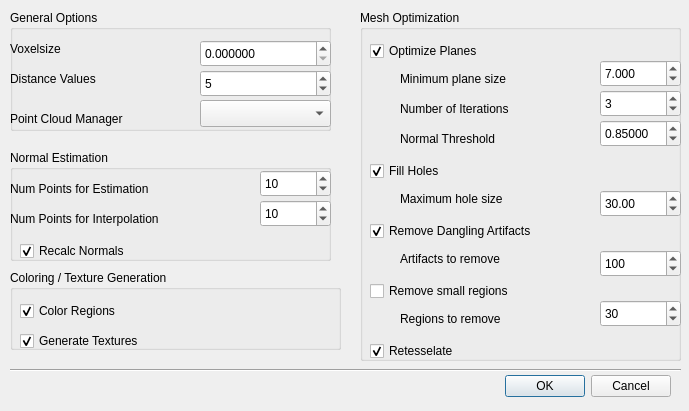
<?xml version="1.0" encoding="UTF-8"?>
<ui version="4.0">
 <class>MeshingOptionsDialogUI</class>
 <widget class="QDialog" name="MeshingOptionsDialogUI">
  <property name="geometry">
   <rect>
    <x>0</x>
    <y>0</y>
    <width>689</width>
    <height>411</height>
   </rect>
  </property>
  <property name="windowTitle">
   <string>Dialog</string>
  </property>
  <widget class="QDialogButtonBox" name="buttonBox">
   <property name="geometry">
    <rect>
     <x>330</x>
     <y>370</y>
     <width>341</width>
     <height>32</height>
    </rect>
   </property>
   <property name="orientation">
    <enum>Qt::Horizontal</enum>
   </property>
   <property name="standardButtons">
    <set>QDialogButtonBox::Cancel|QDialogButtonBox::Ok</set>
   </property>
  </widget>
  <widget class="QGroupBox" name="groupBox">
   <property name="geometry">
    <rect>
     <x>10</x>
     <y>10</y>
     <width>321</width>
     <height>121</height>
    </rect>
   </property>
   <property name="title">
    <string>General Options</string>
   </property>
   <widget class="QDoubleSpinBox" name="spinBoxVoxelsize">
    <property name="geometry">
     <rect>
      <x>190</x>
      <y>30</y>
      <width>131</width>
      <height>27</height>
     </rect>
    </property>
    <property name="decimals">
     <number>6</number>
    </property>
   </widget>
   <widget class="QLabel" name="label">
    <property name="geometry">
     <rect>
      <x>0</x>
      <y>30</y>
      <width>101</width>
      <height>17</height>
     </rect>
    </property>
    <property name="text">
     <string>Voxelsize</string>
    </property>
   </widget>
   <widget class="QLabel" name="label_2">
    <property name="geometry">
     <rect>
      <x>0</x>
      <y>100</y>
      <width>151</width>
      <height>17</height>
     </rect>
    </property>
    <property name="text">
     <string>Point Cloud Manager</string>
    </property>
   </widget>
   <widget class="QComboBox" name="comboBox">
    <property name="geometry">
     <rect>
      <x>190</x>
      <y>90</y>
      <width>131</width>
      <height>27</height>
     </rect>
    </property>
   </widget>
   <widget class="QLabel" name="label_3">
    <property name="geometry">
     <rect>
      <x>0</x>
      <y>90</y>
      <width>67</width>
      <height>17</height>
     </rect>
    </property>
    <property name="text">
     <string/>
    </property>
   </widget>
   <widget class="QLabel" name="label_4">
    <property name="geometry">
     <rect>
      <x>0</x>
      <y>60</y>
      <width>131</width>
      <height>17</height>
     </rect>
    </property>
    <property name="text">
     <string>Distance Values</string>
    </property>
   </widget>
   <widget class="QSpinBox" name="spinBoxKd">
    <property name="geometry">
     <rect>
      <x>190</x>
      <y>60</y>
      <width>131</width>
      <height>27</height>
     </rect>
    </property>
    <property name="maximum">
     <number>100000</number>
    </property>
    <property name="value">
     <number>5</number>
    </property>
   </widget>
  </widget>
  <widget class="QGroupBox" name="groupBox_2">
   <property name="geometry">
    <rect>
     <x>10</x>
     <y>150</y>
     <width>321</width>
     <height>111</height>
    </rect>
   </property>
   <property name="title">
    <string>Normal Estimation</string>
   </property>
   <widget class="QSpinBox" name="spinBoxKn">
    <property name="geometry">
     <rect>
      <x>250</x>
      <y>20</y>
      <width>71</width>
      <height>27</height>
     </rect>
    </property>
    <property name="maximum">
     <number>10000</number>
    </property>
    <property name="value">
     <number>10</number>
    </property>
   </widget>
   <widget class="QSpinBox" name="spinBoxKi">
    <property name="geometry">
     <rect>
      <x>250</x>
      <y>50</y>
      <width>71</width>
      <height>27</height>
     </rect>
    </property>
    <property name="maximum">
     <number>10000</number>
    </property>
    <property name="value">
     <number>10</number>
    </property>
   </widget>
   <widget class="QLabel" name="label_5">
    <property name="geometry">
     <rect>
      <x>0</x>
      <y>30</y>
      <width>181</width>
      <height>17</height>
     </rect>
    </property>
    <property name="text">
     <string>Num Points for Estimation</string>
    </property>
   </widget>
   <widget class="QLabel" name="label_6">
    <property name="geometry">
     <rect>
      <x>0</x>
      <y>60</y>
      <width>201</width>
      <height>17</height>
     </rect>
    </property>
    <property name="text">
     <string>Num Points for Interpolation</string>
    </property>
   </widget>
   <widget class="QCheckBox" name="checkBoxRecalcNormals">
    <property name="geometry">
     <rect>
      <x>10</x>
      <y>90</y>
      <width>171</width>
      <height>22</height>
     </rect>
    </property>
    <property name="text">
     <string>Recalc Normals</string>
    </property>
    <property name="checked">
     <bool>true</bool>
    </property>
   </widget>
  </widget>
  <widget class="QGroupBox" name="groupBox_3">
   <property name="geometry">
    <rect>
     <x>360</x>
     <y>10</y>
     <width>321</width>
     <height>351</height>
    </rect>
   </property>
   <property name="title">
    <string>Mesh Optimization</string>
   </property>
   <widget class="QCheckBox" name="checkBoxOptimizePlanes">
    <property name="geometry">
     <rect>
      <x>10</x>
      <y>30</y>
      <width>231</width>
      <height>22</height>
     </rect>
    </property>
    <property name="text">
     <string>Optimize Planes</string>
    </property>
    <property name="checked">
     <bool>true</bool>
    </property>
   </widget>
   <widget class="QLabel" name="label_7">
    <property name="geometry">
     <rect>
      <x>40</x>
      <y>60</y>
      <width>201</width>
      <height>17</height>
     </rect>
    </property>
    <property name="text">
     <string>Minimum plane size</string>
    </property>
   </widget>
   <widget class="QLabel" name="label_8">
    <property name="geometry">
     <rect>
      <x>40</x>
      <y>90</y>
      <width>161</width>
      <height>17</height>
     </rect>
    </property>
    <property name="text">
     <string>Number of Iterations</string>
    </property>
   </widget>
   <widget class="QSpinBox" name="spinBoxPlaneIterations">
    <property name="geometry">
     <rect>
      <x>240</x>
      <y>80</y>
      <width>81</width>
      <height>27</height>
     </rect>
    </property>
    <property name="maximum">
     <number>10000</number>
    </property>
    <property name="value">
     <number>3</number>
    </property>
   </widget>
   <widget class="QDoubleSpinBox" name="spinBoxNormalThr">
    <property name="geometry">
     <rect>
      <x>240</x>
      <y>110</y>
      <width>81</width>
      <height>27</height>
     </rect>
    </property>
    <property name="decimals">
     <number>5</number>
    </property>
    <property name="maximum">
     <double>1.000000000000000</double>
    </property>
    <property name="singleStep">
     <double>0.001000000000000</double>
    </property>
    <property name="value">
     <double>0.850000000000000</double>
    </property>
   </widget>
   <widget class="QLabel" name="label_9">
    <property name="geometry">
     <rect>
      <x>40</x>
      <y>120</y>
      <width>151</width>
      <height>17</height>
     </rect>
    </property>
    <property name="text">
     <string>Normal Threshold</string>
    </property>
   </widget>
   <widget class="QCheckBox" name="checkBoxFillHoles">
    <property name="geometry">
     <rect>
      <x>10</x>
      <y>150</y>
      <width>97</width>
      <height>22</height>
     </rect>
    </property>
    <property name="text">
     <string>Fill Holes</string>
    </property>
    <property name="checked">
     <bool>true</bool>
    </property>
   </widget>
   <widget class="QLabel" name="label_10">
    <property name="geometry">
     <rect>
      <x>40</x>
      <y>180</y>
      <width>131</width>
      <height>17</height>
     </rect>
    </property>
    <property name="text">
     <string>Maximum hole size</string>
    </property>
   </widget>
   <widget class="QDoubleSpinBox" name="spinBoxHoleSize">
    <property name="geometry">
     <rect>
      <x>240</x>
      <y>180</y>
      <width>81</width>
      <height>27</height>
     </rect>
    </property>
    <property name="maximum">
     <double>10000.000000000000000</double>
    </property>
    <property name="value">
     <double>30.000000000000000</double>
    </property>
   </widget>
   <widget class="QDoubleSpinBox" name="spinBoxMinPlaneSize">
    <property name="geometry">
     <rect>
      <x>240</x>
      <y>50</y>
      <width>81</width>
      <height>27</height>
     </rect>
    </property>
    <property name="decimals">
     <number>3</number>
    </property>
    <property name="singleStep">
     <double>1.000000000000000</double>
    </property>
    <property name="value">
     <double>7.000000000000000</double>
    </property>
   </widget>
   <widget class="QCheckBox" name="checkBoxRDA">
    <property name="geometry">
     <rect>
      <x>10</x>
      <y>210</y>
      <width>221</width>
      <height>22</height>
     </rect>
    </property>
    <property name="text">
     <string>Remove Dangling Artifacts</string>
    </property>
    <property name="checked">
     <bool>true</bool>
    </property>
   </widget>
   <widget class="QLabel" name="label_11">
    <property name="geometry">
     <rect>
      <x>40</x>
      <y>240</y>
      <width>191</width>
      <height>17</height>
     </rect>
    </property>
    <property name="text">
     <string>Artifacts to remove</string>
    </property>
   </widget>
   <widget class="QSpinBox" name="spinBoxRDA">
    <property name="geometry">
     <rect>
      <x>240</x>
      <y>240</y>
      <width>81</width>
      <height>27</height>
     </rect>
    </property>
    <property name="maximum">
     <number>10000</number>
    </property>
    <property name="value">
     <number>100</number>
    </property>
   </widget>
   <widget class="QCheckBox" name="checkBoxRemoveRegions">
    <property name="geometry">
     <rect>
      <x>10</x>
      <y>270</y>
      <width>261</width>
      <height>22</height>
     </rect>
    </property>
    <property name="text">
     <string>Remove small regions</string>
    </property>
   </widget>
   <widget class="QLabel" name="label_12">
    <property name="geometry">
     <rect>
      <x>40</x>
      <y>300</y>
      <width>191</width>
      <height>17</height>
     </rect>
    </property>
    <property name="text">
     <string>Regions to remove</string>
    </property>
   </widget>
   <widget class="QSpinBox" name="spinBoxRemoveRegions">
    <property name="geometry">
     <rect>
      <x>240</x>
      <y>290</y>
      <width>81</width>
      <height>27</height>
     </rect>
    </property>
    <property name="maximum">
     <number>10000</number>
    </property>
    <property name="value">
     <number>30</number>
    </property>
   </widget>
   <widget class="QCheckBox" name="checkBoxRetesselate">
    <property name="geometry">
     <rect>
      <x>10</x>
      <y>330</y>
      <width>261</width>
      <height>22</height>
     </rect>
    </property>
    <property name="text">
     <string>Retesselate</string>
    </property>
    <property name="checked">
     <bool>true</bool>
    </property>
   </widget>
  </widget>
  <widget class="QGroupBox" name="groupBox_4">
   <property name="geometry">
    <rect>
     <x>10</x>
     <y>270</y>
     <width>331</width>
     <height>80</height>
    </rect>
   </property>
   <property name="title">
    <string>Coloring / Texture Generation</string>
   </property>
   <widget class="QCheckBox" name="checkBoxColorRegions">
    <property name="geometry">
     <rect>
      <x>10</x>
      <y>30</y>
      <width>281</width>
      <height>22</height>
     </rect>
    </property>
    <property name="text">
     <string>Color Regions</string>
    </property>
    <property name="checked">
     <bool>true</bool>
    </property>
   </widget>
   <widget class="QCheckBox" name="checkBoxGenerateTextures">
    <property name="geometry">
     <rect>
      <x>10</x>
      <y>60</y>
      <width>281</width>
      <height>22</height>
     </rect>
    </property>
    <property name="text">
     <string>Generate Textures</string>
    </property>
    <property name="checked">
     <bool>true</bool>
    </property>
   </widget>
  </widget>
  <widget class="Line" name="line">
   <property name="geometry">
    <rect>
     <x>10</x>
     <y>360</y>
     <width>671</width>
     <height>20</height>
    </rect>
   </property>
   <property name="orientation">
    <enum>Qt::Horizontal</enum>
   </property>
  </widget>
 </widget>
 <resources/>
 <connections>
  <connection>
   <sender>buttonBox</sender>
   <signal>accepted()</signal>
   <receiver>MeshingOptionsDialogUI</receiver>
   <slot>accept()</slot>
   <hints>
    <hint type="sourcelabel">
     <x>248</x>
     <y>254</y>
    </hint>
    <hint type="destinationlabel">
     <x>157</x>
     <y>274</y>
    </hint>
   </hints>
  </connection>
  <connection>
   <sender>buttonBox</sender>
   <signal>rejected()</signal>
   <receiver>MeshingOptionsDialogUI</receiver>
   <slot>reject()</slot>
   <hints>
    <hint type="sourcelabel">
     <x>316</x>
     <y>260</y>
    </hint>
    <hint type="destinationlabel">
     <x>286</x>
     <y>274</y>
    </hint>
   </hints>
  </connection>
 </connections>
</ui>
